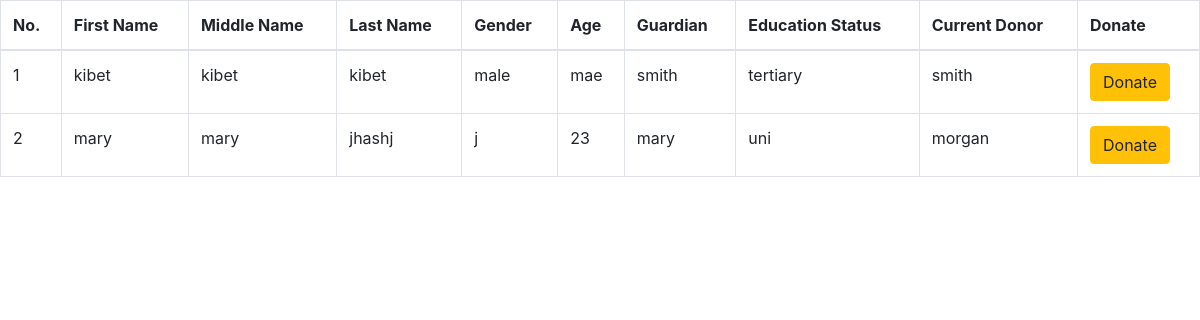
The page /panel on the database its author committed.
### orphan/models.py (models this page shows)
class Orphan(models.Model):
    first_name = models.CharField(max_length=50)
    middle_name = models.CharField(max_length=50)
    last_name = models.CharField(max_length=20)
    gender = models.CharField(max_length=50)
    age = models.CharField(max_length=30)
    guardian = models.CharField(max_length=50)
    education_status = models.CharField(max_length=50)
    current_donor = models.CharField(max_length=50)

### orphan/views.py (the view)
# urls.py: path('panel', views.panel, name='panel'),
def panel(request):
    mydata = Orphan.objects.all().values()
    context = {'mymembers': mydata}
    return render(request, 'orphan/panel.html', context)

### orphan/templates/orphan/panel.html (shortened to what this page needs)
{% load static%}
<!DOCTYPE html>
<html lang="en">
<head>
	<link rel="stylesheet" href="{% static 'bootstrap.min.css' %}">
</head>
<body>
	<table class="table  table-bordered">
		<thead>
			<tr>
                <th>No.</th>
				<th>First Name</th>
                <th>Middle Name</th>
                <th>Last Name</th>
                <th>Gender</th>
				<th>Age</th>
				<th>Guardian</th>
                <th>Education Status</th>
				<th>Current Donor</th>
				<th>Donate</th>
			</tr>
		</thead>
			{% for x in mymembers %}
				<tr>
					<td>{{forloop.counter}}</td>
				   <td>{{ x.first_name}}</td>
				   <td>{{ x.middle_name}}</td>
				   <td>{{ x.last_name}}</td>
				   <td>{{ x.gender}}</td>
				   <td>{{ x.age}}</td>
				   <td>{{ x.guardian}}</td>
                   <td>{{ x.education_status}}</td>
                   <td>{{ x.current_donor}}</td>
				   <td><a href="{% url 'donate_now' x.id %}" class="btn btn-warning">Donate</a></td>
				</tr>
		    {%endfor%}
	</table>
</body>
</html>

### rows shown on the page
Orphan: first_name "kibet", middle_name "kibet", last_name "kibet", gender "male", age "mae", guardian "smith", education_status "tertiary", current_donor "smith"
Orphan: first_name "mary", middle_name "mary", last_name "jhashj", gender "j", age "23", guardian "mary", education_status "uni", current_donor "morgan"
